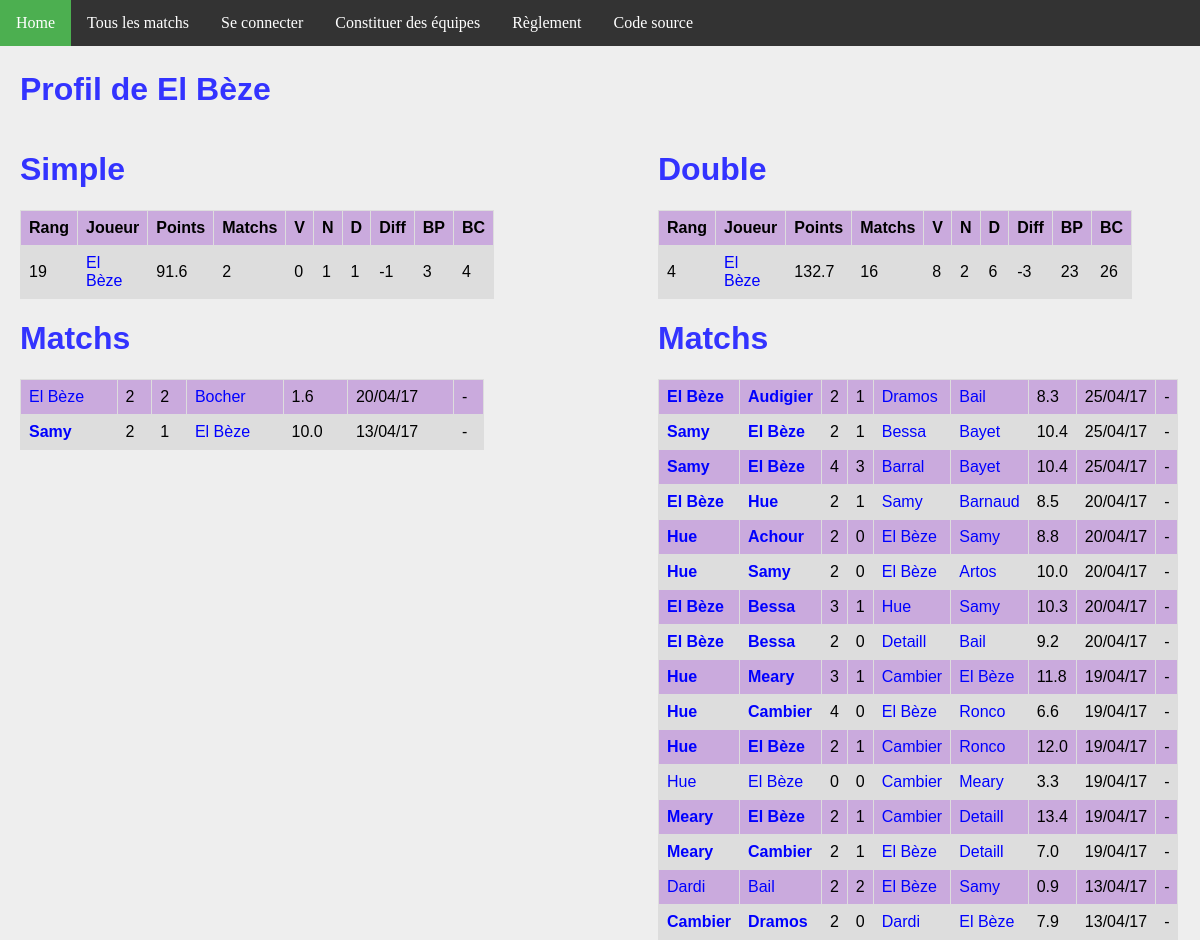
The page /joueur/10/ on the database as committed earlier.
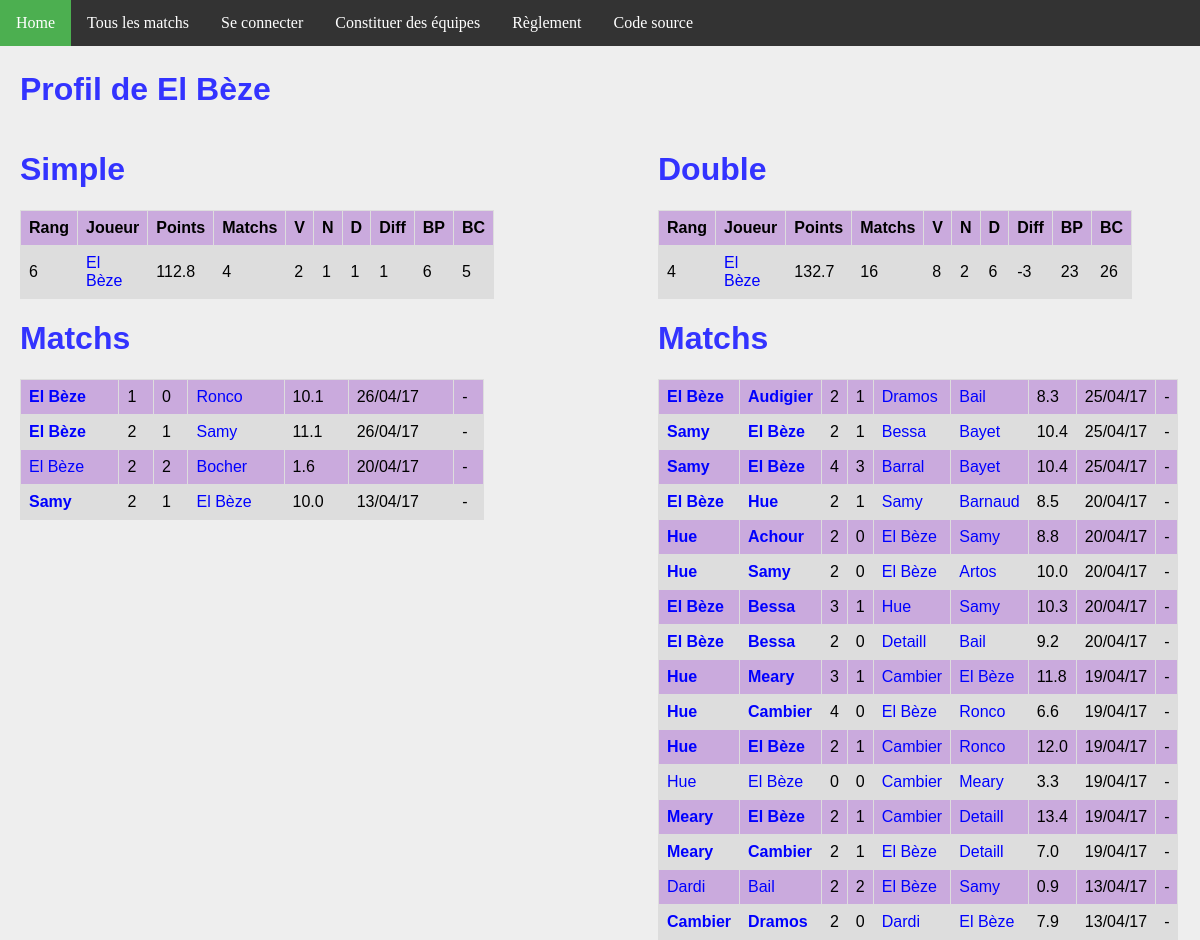
The same page on the database as committed later.
### ranking/models.py (models this page shows, shortened)
class Joueur(models.Model):
    user = models.OneToOneField(User, on_delete=models.CASCADE)
    pseudo = models.CharField(max_length = 50, default="Pax lambda")
    simple_score = models.FloatField(default=100)
    simple_rang = models.IntegerField(default=0)
    simple_victoires = models.IntegerField(default=0)
    simple_nuls = models.IntegerField(default=0)
    simple_defaites = models.IntegerField(default=0)
    simple_buts_pour = models.IntegerField(default=0)
    simple_buts_contre = models.IntegerField(default=0)
    double_score = models.FloatField(default=100)
    double_rang = models.IntegerField(default=0)
    double_victoires = models.IntegerField(default=0)
    double_nuls = models.IntegerField(default=0)
    double_defaites = models.IntegerField(default=0)
    double_buts_pour = models.IntegerField(default=0)
    double_buts_contre = models.IntegerField(default=0)
    @property
    def simple_matchs(self):
        return self.simple_nuls + self.simple_victoires + self.simple_defaites
    @property
    def double_matchs(self):
        return self.double_nuls + self.double_victoires + self.double_defaites
    @property
    def simple_diff(self):
        return self.simple_buts_pour - self.simple_buts_contre
    @property
    def double_diff(self):
        return self.double_buts_pour - self.double_buts_contre

class MatchSimple(models.Model):
    domicile = models.ForeignKey('Joueur', related_name = 'dom')
    exterieur = models.ForeignKey('Joueur', related_name = 'exte')
    date = models.DateTimeField(auto_now_add=True)
    buts_domicile = models.IntegerField(default=0)
    buts_exterieur = models.IntegerField(default=0)
    points = models.FloatField(default=0)
    @property
    def winner(self):
        if self.buts_domicile > self.buts_exterieur:
            return 1.
        elif self.buts_domicile < self.buts_exterieur:
            return 0.
        else:
            return 0.5

class MatchDouble(models.Model):
    domicile_1 = models.ForeignKey('Joueur', related_name = 'dom1')
    domicile_2 = models.ForeignKey('Joueur', related_name = 'dom2')
    exterieur_1 = models.ForeignKey('Joueur', related_name = 'exte1')
    exterieur_2 = models.ForeignKey('Joueur', related_name = 'exte2')
    date = models.DateTimeField(auto_now_add=True)
    buts_domicile = models.IntegerField(default=0)
    buts_exterieur = models.IntegerField(default=0)
    points = models.FloatField(default=0)
    @property
    def winner(self):
        if self.buts_domicile > self.buts_exterieur:
            return 1.
        elif self.buts_domicile < self.buts_exterieur:
            return 0.
        else:
            return 0.5

### ranking/views.py (the view)
# urls.py: url(r'^joueur/(?P<joueur_id>[0-9]+)/$', views.detail_joueur, name='joueur'),
def detail_joueur(request, joueur_id):
    simples_1 = MatchSimple.objects.filter(domicile__id = joueur_id)
    simples_2 = MatchSimple.objects.filter(exterieur__id = joueur_id)
    simples = simples_1 | simples_2
    doubles_1 = MatchDouble.objects.filter(domicile_1__id = joueur_id)
    doubles_2 = MatchDouble.objects.filter(domicile_2__id = joueur_id)
    doubles_3 = MatchDouble.objects.filter(exterieur_1__id = joueur_id)
    doubles_4 = MatchDouble.objects.filter(exterieur_2__id = joueur_id)
    doubles = doubles_1 | doubles_2 | doubles_3 | doubles_4
    context = {
        'joueur': get_object_or_404(Joueur, pk=joueur_id),
        'simple_matchs': simples.order_by('-date').all(),
        'double_matchs': doubles.order_by('-date').all(),
    }
    return render(request, 'joueur.html', context)

### ranking/templatetags/app_filter.py (called while the page is built)
@register.filter(name='decimal')
def decimal(x):
    return '{0:.1f}'.format(x)

### ranking/templates/joueur.html
{% extends 'base.html' %}
{% block body %}
{% load app_filter %}
    <h1>Profil de {{ joueur.pseudo }}</h1>
<div id="column1" style="float:left; margin:0; width:40%;">
    <h1>Simple</h1>
    <table>
        <tr>
            <th>Rang</th>
            <th>Joueur</th>
            <th>Points</th>
            <th>Matchs</th>
            <th>V</th>
            <th>N</th>
            <th>D</th>
            <th>Diff</th>
            <th>BP</th>
            <th>BC</th>
        </tr>
        <tr>
            <td>{{ joueur.simple_rang }}</td>
            <td><a class='joueur' href="{% url 'joueur' joueur.id %}">{{joueur.pseudo}}</a></td>
            <td>{{joueur.simple_score|decimal}}</td>
            <td>{{joueur.simple_matchs}}</td>
            <td>{{joueur.simple_victoires}}</td>
            <td>{{joueur.simple_nuls}}</td>
            <td>{{joueur.simple_defaites}}</td>
            <td>{{joueur.simple_diff}}</td>
            <td>{{joueur.simple_buts_pour}}</td>
            <td>{{joueur.simple_buts_contre}}</td>
        </tr>
    </table>
    <h1>Matchs</h1>
    <table>
        {% for m in simple_matchs %}
        <tr>
            <td {% if m.winner == 1 %} style='font-weight:bold'{% endif %} >
                <a class="joueur" href="{% url 'joueur' m.domicile.id %}">{{m.domicile.pseudo}}</a>
            </td>
            <td>{{m.buts_domicile}}</td>
            <td>{{m.buts_exterieur}}</td>
            <td {% if m.winner == 0 %} style='font-weight:bold'{% endif %} >
                <a class='joueur' href="{% url 'joueur' m.exterieur.id %}">{{m.exterieur.pseudo}}</a>
            </td>
            <td>{{m.points|decimal}}</td>
            <td>{{m.date | date:'d/m/y'}}</td>
            <td>
            {% if m.domicile == request.user.joueur %}
                <a class="joueur" href="{% url 'annuler' m.id %}">Annuler</a>
            {% else %}
                -
            {% endif %}
            </td>
        </tr>
        {% endfor %}
    </table>
</div>
<div id="column2" style="float:left; margin-left:15%;width:40%;">
<h1>Double</h1>
<table>
    <tr>
        <th>Rang</th>
        <th>Joueur</th>
        <th>Points</th>
        <th>Matchs</th>
        <th>V</th>
        <th>N</th>
        <th>D</th>
        <th>Diff</th>
        <th>BP</th>
        <th>BC</th>
    </tr>
    <tr>
        <td>{{ joueur.double_rang }}</td>
        <td><a class='joueur' href="{% url 'joueur' joueur.id %}">{{joueur.pseudo}}</a></td>
        <td>{{joueur.double_score|decimal}}</td>
        <td>{{joueur.double_matchs}}</td>
        <td>{{joueur.double_victoires}}</td>
        <td>{{joueur.double_nuls}}</td>
        <td>{{joueur.double_defaites}}</td>
        <td>{{joueur.double_diff}}</td>
        <td>{{joueur.double_buts_pour}}</td>
        <td>{{joueur.double_buts_contre}}</td>
    </tr>
</table>
<h1>Matchs</h1>
<table>
    {% for m in double_matchs %}
    <tr>
        <td {% if m.winner == 1 %} style='font-weight:bold'{% endif %} >
            <a class="joueur" href="{% url 'joueur' m.domicile_1.id %}">{{m.domicile_1.pseudo}}</a>
        </td>
        <td {% if m.winner == 1 %} style='font-weight:bold'{% endif %} >
            <a class="joueur" href="{% url 'joueur' m.domicile_2.id %}">{{m.domicile_2.pseudo}}</a>
        </td>
        <td>{{m.buts_domicile}}</td>
        <td>{{m.buts_exterieur}}</td>
        <td {% if m.winner == 0 %} style='font-weight:bold'{% endif %} >
            <a class='joueur' href="{% url 'joueur' m.exterieur_1.id %}">{{m.exterieur_1.pseudo}}</a>
        </td>
        <td {% if m.winner == 0 %} style='font-weight:bold'{% endif %} >
            <a class='joueur' href="{% url 'joueur' m.exterieur_2.id %}">{{m.exterieur_2.pseudo}}</a>
        </td>
        <td>{{m.points|decimal}}</td>
        <td>{{m.date | date:'d/m/y'}}</td>
        <td>
        {% if m.domicile_1 == request.user.joueur %}
            <a class="joueur" href="{% url 'annuler_double' m.id %}">Annuler</a>
        {% else %}
            -
        {% endif %}
        </td>
    </tr>
    {% endfor %}
</table>
</div>
{% endblock %}

### ranking/templates/base.html (shortened to what this page needs)
{% load static %}
<!DOCTYPE html>
<html>
<head>
  <link rel="stylesheet" href="{% static 'fifa.css' %}"/>
</head>
<body>
<ul>
    <li><a class="menu" href="{% url 'index' %}">Home</a></li>
    <li><a href="{% url 'matchs'%}" class="menu">Tous les matchs</a></li>
    {% if request.user.is_authenticated %}
        <li><a class="menu" href="{% url 'joueur' request.user.joueur.id %}">Mes matchs</a></li>
        <li><a class="menu" href="{% url 'logout' %}">Se déconnecter ({{request.user.joueur.pseudo}})</a></li>
    {% else %}
        <li><a class="menu" href="{% url 'login' %}">Se connecter</a></li>
    {% endif %}
    <li><a href="{% url 'team'%}" class="menu">Constituer des équipes</a></li>
    <li><a href="{% url 'reglement'%}" class="menu">Règlement</a></li>
    <li><a href="https://github.com/fandejuni/fifa/" class="menu">Code source</a></li>
</ul>
<div style="padding:20px;margin-top:30px;">
<div id="contentBox" style="margin:0px auto; width:100%">
{% block body %}
{% endblock %}
</div>
</div>
</body>
</html>

### ranking/static/fifa.css (style rules this page uses)
h1, h2 { font-family: Arial; color: #3333FF; }
a { color: blue; text-decoration: none; }
body { background: #EEEEEE; margin: 0px; }
table { font-family: arial, sans-serif; border-collapse: collapse; width: 100%; }
td, th { border: 1px solid #dddddd; text-align: left; padding: 8px; }
tr:nth-child(even) { background-color: #DDDDDD; }
tr:nth-child(odd) { background-color: #CAAADD; }
ul { list-style-type: none; margin: 0; padding: 0; overflow: hidden; background-color: #333; position: fixed; top: 0; width: 100%; }
li { float: left; }
li a { display: block; color: white; text-align: center; padding: 14px 16px; text-decoration: none; }

Rows that differ between the two databases and show on the page:
changed Joueur "El Bèze": simple_rang "19" → "6"; simple_score|decimal "91.6" → "112.8"; simple_matchs "2" → "4"; simple_victoires "0" → "2"; simple_diff "-1" → "1"; simple_buts_pour "3" → "6"; simple_buts_contre "4" → "5"
added MatchSimple: domicile.pseudo "El Bèze", buts_domicile "1", buts_exterieur "0", exterieur.pseudo "Ronco", points|decimal "10.1", date "26/04/17"
added MatchSimple: domicile.pseudo "El Bèze", buts_domicile "2", buts_exterieur "1", exterieur.pseudo "Samy", points|decimal "11.1", date "26/04/17"
